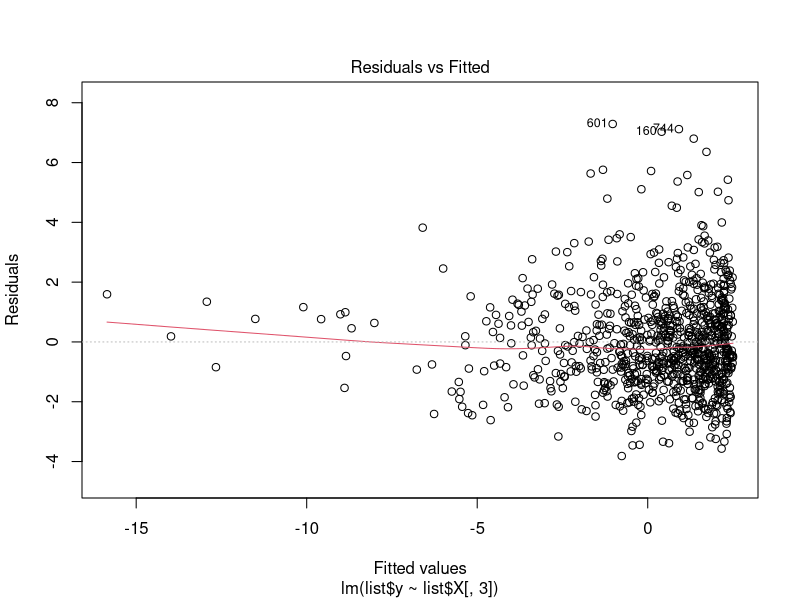
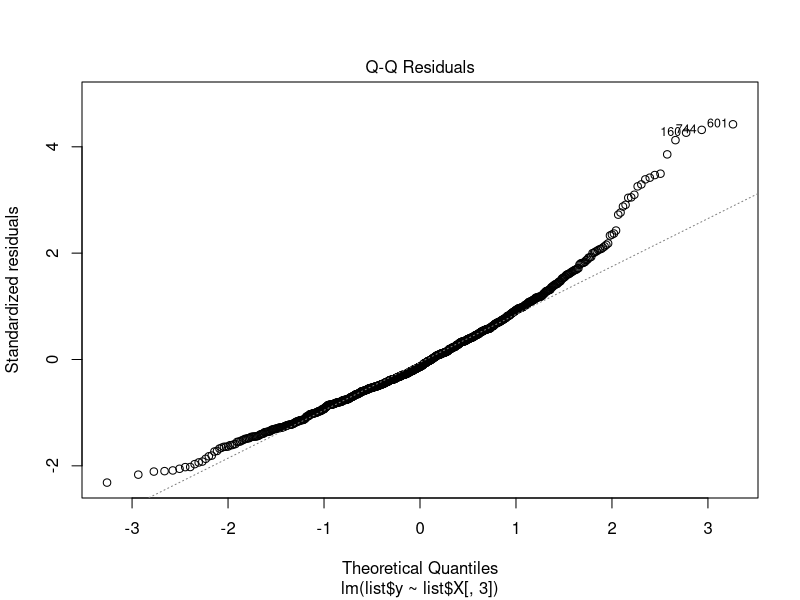
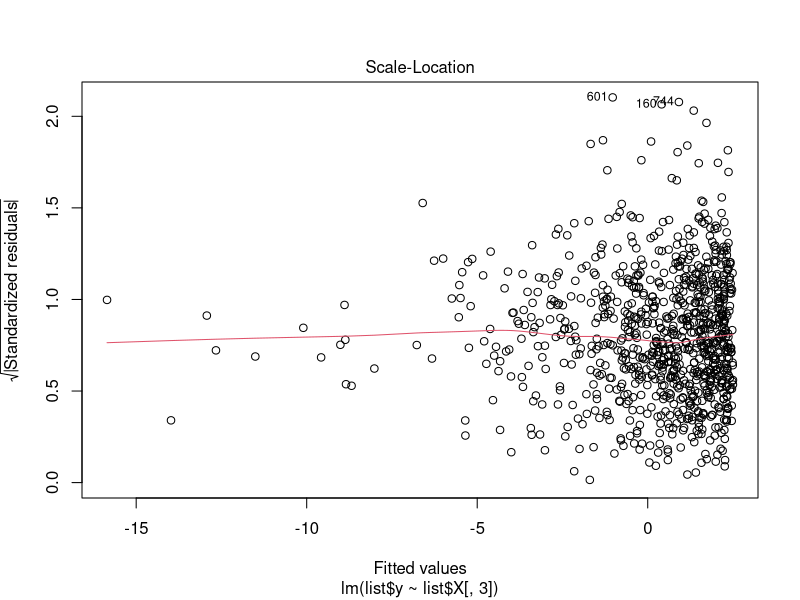
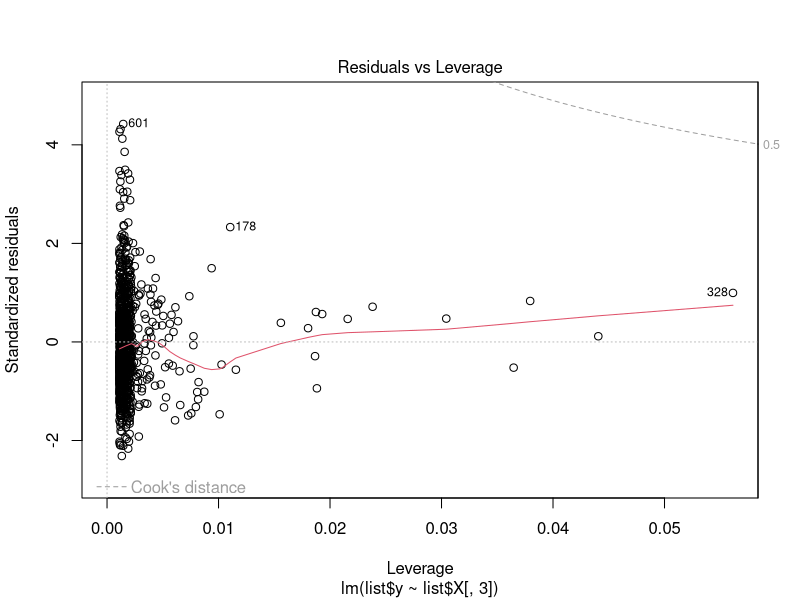
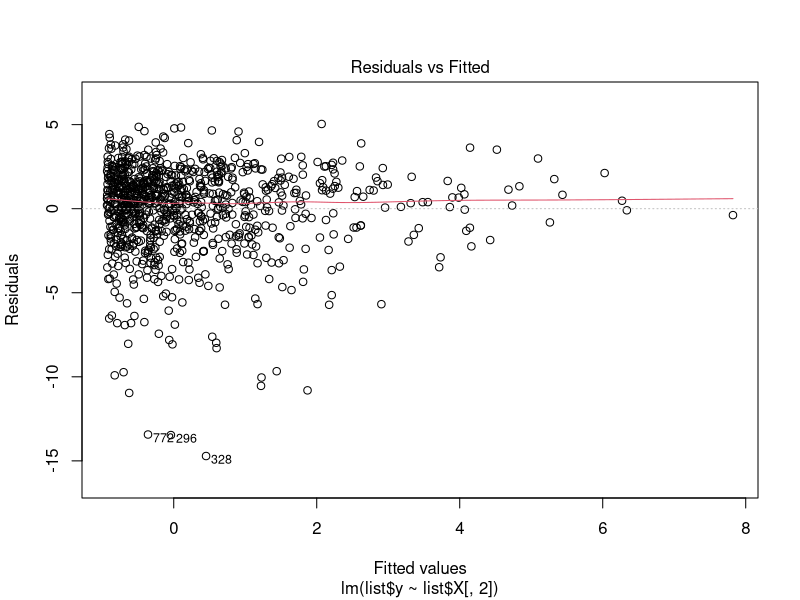
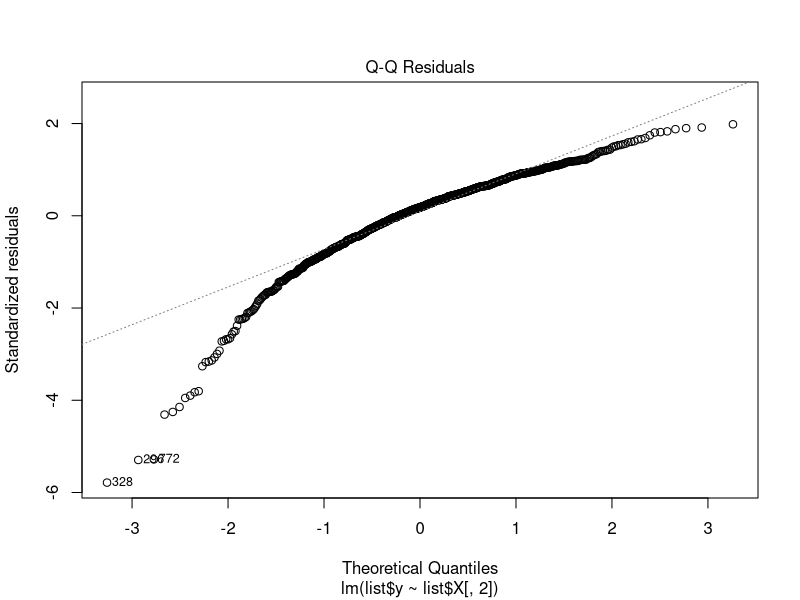
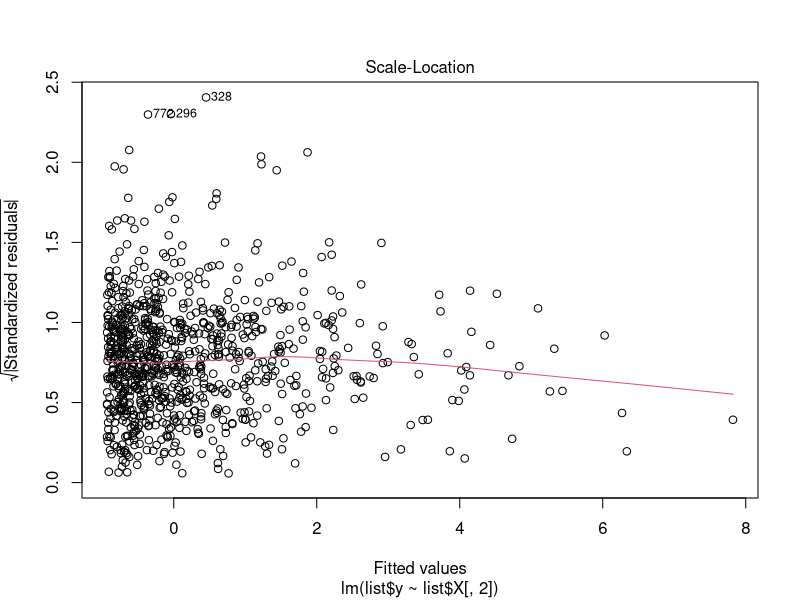
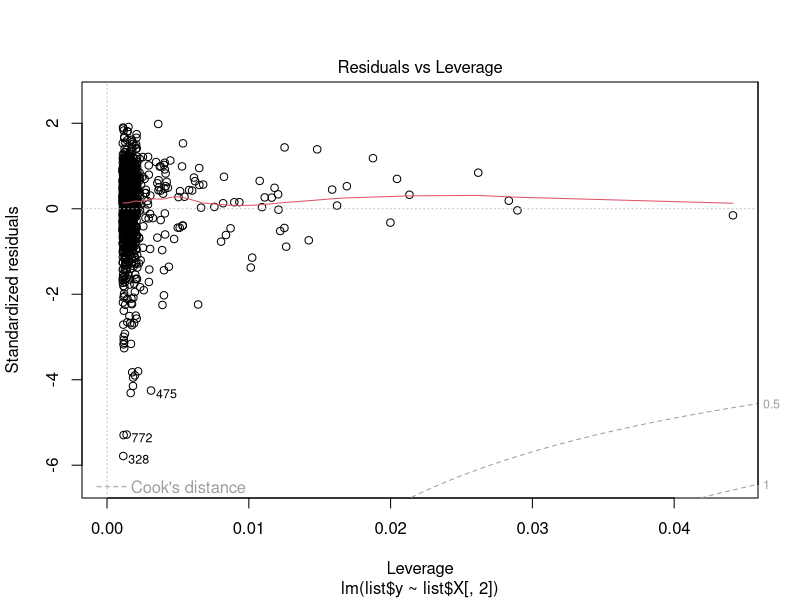

The R source for these figures, in order:
## ---- chunk 1

## Wrap Ali Gen data commands into a function to create 
## data that violates homoskedasticity

gen_data <- function(N,ncol=3) {
   #sig <- matrix(mat, nrow=3)
   #M = mvrnorm(n = N, mu = rep(1,3), Sigma = sig, )
  
   ##########
   #modify function to generate heteroskedastic data
   M <- matrix(rgamma(N, shape=1, scale=1/2),ncol = ncol)
   y.cont = 1 + 2* M[,1] - 5 * M[,2] + M[,3] + rnorm(N/ncol) ##modified
   ###########
   
   y.bin = as.numeric ( y.cont > 0 )
   X = cbind (1, M )
   y = y.cont
   #df <- data.frame(X,y)
   xy <- list("X"=X,"y"=y)
   return (xy)
}

##Run function and store results in list
list <- gen_data(N= 2700)

##regress y vs 2nd variable
reg <- lm(list$y ~ list$X[,3])

##regress y vs 1st variable
reg1 <- lm(list$y ~ list$X[,2])

#validate that homoskedasticity violated
summary(reg)
plot(reg)
plot(reg1)

##plot(list$y, list$X[,3])
##plot(list$y, list$X[,2])


## Obtain initial multivariate regression
reg.initial <- lm(list$y ~ list$X[,3]+list$X[,2])

##Obtain Confidence intervals for comparison
confint(reg.initial)

#store as a dataframe
df <- data.frame(y = list$y, x = list$X[,3], x1 = list$X[,2])

library(boot)
#function to run bootstrapped
bootReg <- function (formula, data, i)
{
d <- data [i,]
fit <- lm(formula, data = d)
return(coef(fit))
}

bootResults<-boot(statistic = bootReg, formula = y ~ x+x1, data = df, R = 2000)

##compare bootstrap confidence intervals
boot.ci(bootResults, type = "bca", index = 2)
boot.ci(bootResults, type = "bca", index = 3)

#getting robust standard errors
library(lmtest)
library(sandwich)

summary(reg.initial)
coeftest(reg.initial,  vcov = vcovHC)

#use waldtest to get F stat
waldtest(reg.initial, vcov = vcovHC)
